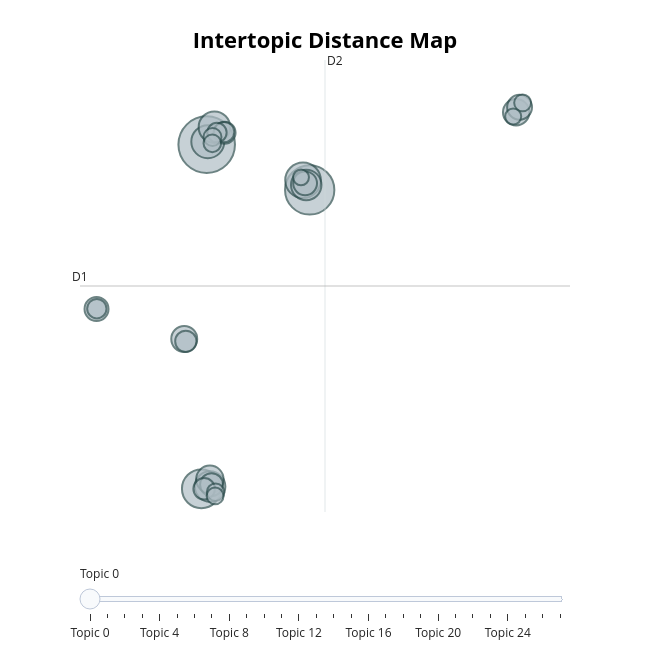

Write notebook code for a chart like this one.
### Code cell
# Retrieve summary information of all topics
# (including topic id and document counts)
# 4. save results
df["bertopic_topic"] = topics
df["bertopic_prob"] = [p.max() if p is not None and len(p) > 0 else np.nan for p in probs]

# 5.topic info
topic_info = topic_model.get_topic_info()
# print(topic_info.head(15))
for topic_id in topic_info["Topic"].head(10):
    print(f"\n===== Topic {topic_id} =====")
    print(topic_model.get_topic(topic_id))
    
# 5b. visualize topics
# Each circle represents a topic:
# - circle size: number of documents in the topic (importance)
# - distance between circles: semantic difference between topics
fig_topics = topic_model.visualize_topics()
fig_topics
# The extracted topics show clear semantic structure, for example:
# - Topic 0: Reinforcement Learning
# - Topic 1: Graph Neural Networks
# - Topic 5: Deep Neural Networks
# - Topic 6: Multi-armed Bandits
# - Topic 7: Generative Models (GANs)
# - Topic 8: Federated Learning
#
# These topics align well with major research directions in modern machine learning,
# indicating that BERTopic effectively captures semantic topics.

# Topic -1 represents outliers (documents not assigned to any clear topic).
# Its keywords are usually generic (data, model, method),
# indicating a lack of specific thematic focus.


# Compared to LDA, BERTopic produces more specific and semantically coherent topics,
# as it is based on embeddings rather than word frequency.

### Figure 1 — Plotly figure (JSON) as saved in the notebook; plotly's stock layout.template omitted (floating-point values rounded to 4 significant figures)
{"data": [{"customdata": [[0, "policy | reinforcement | reinforcement learning | rl | learning", 694], [1, "graph | graphs | node | gnns | nodes", 527], [2, "patients | data | disease | clinical | patient", 327], [3, "networks | neural | neural networks | deep | network", 275], [4, "regret | bandit | arms | arm | reward", 236], [5, "federated | privacy | federated learning | fl | clients", 215], [6, "generative | gan | gans | latent | data", 203], [7, "nas | search | neural | architecture | hardware", 201], [8, "adversarial | attacks | robustness | adversarial examples | examples", 164], [9, "ensemble | classification | classifiers | decision | trees", 151], [10, "detection | anomaly | anomaly detection | data | anomalies", 146], [11, "label | labels | multi label | multi | classification", 134], [12, "traffic | spatial | temporal | prediction | data", 125], [13, "physics | equations | neural | differential | model", 123], [14, "domain | target | source | adaptation | domain adaptation", 114], [15, "clustering | means | clusters | algorithm | cluster", 105], [16, "explanations | model | counterfactual | models | explanation", 101], [17, "time series | series | time | series classification | classification", 98], [18, "matrix | kernel | factorization | rank | low rank", 89], [19, "stochastic | convergence | optimization | convex | gradient", 82], [20, "energy | forecasting | load | lstm | weather", 81], [21, "regret | online | bounds | algorithm | algorithms", 70], [22, "complexity | dimension | log | bounds | class", 67], [23, "meta | meta learning | shot | tasks | task", 67], [24, "continual | continual learning | forgetting | tasks | learning", 62], [25, "active | active learning | learning | al | data", 62], [26, "svm | margin | support | support vector | svms", 56], [27, "recurrent | recurrent neural | long | rnn | networks", 55]], "hovertemplate": "<b>Topic %{customdata[0]}</b><br>%{customdata[1]}<br>Size: %{customdata[2]}", "legendgroup": "", "marker": {"color": "#B0BEC5", "line": {"color": "DarkSlateGrey", "width": 2}, "size": [694, 527, 327, 275, 236, 215, 203, 201, 164, 151, 146, 134, 125, 123, 114, 105, 101, 98, 89, 82, 81, 70, 67, 67, 62, 62, 56, 55], "sizemode": "area", "sizeref": 0.4338, "symbol": "circle"}, "mode": "markers", "name": "", "orientation": "v", "showlegend": false, "type": "scatter", "x": [-0.002801, 8.292, -0.4314, 7.754, 0.08662, 0.6179, 0.2688, 8.011, 0.253, 24.92, -1.81, 25.19, -8.873, 7.923, 0.3875, 1.437, -0.2075, -1.684, 1.402, 0.823, -8.849, 0.4639, 0.451, 0.7114, 0.6735, 25.44, 24.68, 7.591], "xaxis": "x", "y": [13.58, 11.06, -5.573, 11.6, 13.74, 14.55, -5.446, 11.34, -5.048, 15.39, 2.764, 15.66, 4.437, 11.43, -5.341, 14.25, -5.573, 2.634, 14.28, 14.25, 4.448, 14.01, 13.65, -5.761, -5.969, 15.91, 15.15, 11.76], "yaxis": "y"}], "layout": {"annotations": [{"showarrow": false, "text": "D1", "x": -10.2, "y": 5.714, "yshift": 10}, {"showarrow": false, "text": "D2", "x": 9.524, "xshift": 10, "y": 18.29}], "height": 650, "hoverlabel": {"bgcolor": "white", "font": {"family": "Rockwell", "size": 16}}, "legend": {"itemsizing": "constant", "tracegroupgap": 0}, "margin": {"t": 60}, "shapes": [{"line": {"color": "#CFD8DC", "width": 2}, "type": "line", "x0": 9.524, "x1": 9.524, "y0": -6.864, "y1": 18.29}, {"line": {"color": "#9E9E9E", "width": 2}, "type": "line", "x0": -10.2, "x1": 29.25, "y0": 5.714, "y1": 5.714}], "sliders": [{"active": 0, "pad": {"t": 50}, "steps": [{"args": [{"marker.color": [["red", "#B0BEC5", "#B0BEC5", "#B0BEC5", "#B0BEC5", "#B0BEC5", "#B0BEC5", "#B0BEC5", "#B0BEC5", "#B0BEC5", "#B0BEC5", "#B0BEC5", "#B0BEC5", "#B0BEC5", "#B0BEC5", "#B0BEC5", "#B0BEC5", "#B0BEC5", "#B0BEC5", "#B0BEC5", "#B0BEC5", "#B0BEC5", "#B0BEC5", "#B0BEC5", "#B0BEC5", "#B0BEC5", "#B0BEC5", "#B0BEC5"]]}], "label": "Topic 0", "method": "update"}, {"args": [{"marker.color": [["#B0BEC5", "red", "#B0BEC5", "#B0BEC5", "#B0BEC5", "#B0BEC5", "#B0BEC5", "#B0BEC5", "#B0BEC5", "#B0BEC5", "#B0BEC5", "#B0BEC5", "#B0BEC5", "#B0BEC5", "#B0BEC5", "#B0BEC5", "#B0BEC5", "#B0BEC5", "#B0BEC5", "#B0BEC5", "#B0BEC5", "#B0BEC5", "#B0BEC5", "#B0BEC5", "#B0BEC5", "#B0BEC5", "#B0BEC5", "#B0BEC5"]]}], "label": "Topic 1", "method": "update"}, {"args": [{"marker.color": [["#B0BEC5", "#B0BEC5", "red", "#B0BEC5", "#B0BEC5", "#B0BEC5", "#B0BEC5", "#B0BEC5", "#B0BEC5", "#B0BEC5", "#B0BEC5", "#B0BEC5", "#B0BEC5", "#B0BEC5", "#B0BEC5", "#B0BEC5", "#B0BEC5", "#B0BEC5", "#B0BEC5", "#B0BEC5", "#B0BEC5", "#B0BEC5", "#B0BEC5", "#B0BEC5", "#B0BEC5", "#B0BEC5", "#B0BEC5", "#B0BEC5"]]}], "label": "Topic 2", "method": "update"}, {"args": [{"marker.color": [["#B0BEC5", "#B0BEC5", "#B0BEC5", "red", "#B0BEC5", "#B0BEC5", "#B0BEC5", "#B0BEC5", "#B0BEC5", "#B0BEC5", "#B0BEC5", "#B0BEC5", "#B0BEC5", "#B0BEC5", "#B0BEC5", "#B0BEC5", "#B0BEC5", "#B0BEC5", "#B0BEC5", "#B0BEC5", "#B0BEC5", "#B0BEC5", "#B0BEC5", "#B0BEC5", "#B0BEC5", "#B0BEC5", "#B0BEC5", "#B0BEC5"]]}], "label": "Topic 3", "method": "update"}, {"args": [{"marker.color": [["#B0BEC5", "#B0BEC5", "#B0BEC5", "#B0BEC5", "red", "#B0BEC5", "#B0BEC5", "#B0BEC5", "#B0BEC5", "#B0BEC5", "#B0BEC5", "#B0BEC5", "#B0BEC5", "#B0BEC5", "#B0BEC5", "#B0BEC5", "#B0BEC5", "#B0BEC5", "#B0BEC5", "#B0BEC5", "#B0BEC5", "#B0BEC5", "#B0BEC5", "#B0BEC5", "#B0BEC5", "#B0BEC5", "#B0BEC5", "#B0BEC5"]]}], "label": "Topic 4", "method": "update"}, {"args": [{"marker.color": [["#B0BEC5", "#B0BEC5", "#B0BEC5", "#B0BEC5", "#B0BEC5", "red", "#B0BEC5", "#B0BEC5", "#B0BEC5", "#B0BEC5", "#B0BEC5", "#B0BEC5", "#B0BEC5", "#B0BEC5", "#B0BEC5", "#B0BEC5", "#B0BEC5", "#B0BEC5", "#B0BEC5", "#B0BEC5", "#B0BEC5", "#B0BEC5", "#B0BEC5", "#B0BEC5", "#B0BEC5", "#B0BEC5", "#B0BEC5", "#B0BEC5"]]}], "label": "Topic 5", "method": "update"}, {"args": [{"marker.color": [["#B0BEC5", "#B0BEC5", "#B0BEC5", "#B0BEC5", "#B0BEC5", "#B0BEC5", "red", "#B0BEC5", "#B0BEC5", "#B0BEC5", "#B0BEC5", "#B0BEC5", "#B0BEC5", "#B0BEC5", "#B0BEC5", "#B0BEC5", "#B0BEC5", "#B0BEC5", "#B0BEC5", "#B0BEC5", "#B0BEC5", "#B0BEC5", "#B0BEC5", "#B0BEC5", "#B0BEC5", "#B0BEC5", "#B0BEC5", "#B0BEC5"]]}], "label": "Topic 6", "method": "update"}, {"args": [{"marker.color": [["#B0BEC5", "#B0BEC5", "#B0BEC5", "#B0BEC5", "#B0BEC5", "#B0BEC5", "#B0BEC5", "red", "#B0BEC5", "#B0BEC5", "#B0BEC5", "#B0BEC5", "#B0BEC5", "#B0BEC5", "#B0BEC5", "#B0BEC5", "#B0BEC5", "#B0BEC5", "#B0BEC5", "#B0BEC5", "#B0BEC5", "#B0BEC5", "#B0BEC5", "#B0BEC5", "#B0BEC5", "#B0BEC5", "#B0BEC5", "#B0BEC5"]]}], "label": "Topic 7", "method": "update"}, {"args": [{"marker.color": [["#B0BEC5", "#B0BEC5", "#B0BEC5", "#B0BEC5", "#B0BEC5", "#B0BEC5", "#B0BEC5", "#B0BEC5", "red", "#B0BEC5", "#B0BEC5", "#B0BEC5", "#B0BEC5", "#B0BEC5", "#B0BEC5", "#B0BEC5", "#B0BEC5", "#B0BEC5", "#B0BEC5", "#B0BEC5", "#B0BEC5", "#B0BEC5", "#B0BEC5", "#B0BEC5", "#B0BEC5", "#B0BEC5", "#B0BEC5", "#B0BEC5"]]}], "label": "Topic 8", "method": "update"}, {"args": [{"marker.color": [["#B0BEC5", "#B0BEC5", "#B0BEC5", "#B0BEC5", "#B0BEC5", "#B0BEC5", "#B0BEC5", "#B0BEC5", "#B0BEC5", "red", "#B0BEC5", "#B0BEC5", "#B0BEC5", "#B0BEC5", "#B0BEC5", "#B0BEC5", "#B0BEC5", "#B0BEC5", "#B0BEC5", "#B0BEC5", "#B0BEC5", "#B0BEC5", "#B0BEC5", "#B0BEC5", "#B0BEC5", "#B0BEC5", "#B0BEC5", "#B0BEC5"]]}], "label": "Topic 9", "method": "update"}, {"args": [{"marker.color": [["#B0BEC5", "#B0BEC5", "#B0BEC5", "#B0BEC5", "#B0BEC5", "#B0BEC5", "#B0BEC5", "#B0BEC5", "#B0BEC5", "#B0BEC5", "red", "#B0BEC5", "#B0BEC5", "#B0BEC5", "#B0BEC5", "#B0BEC5", "#B0BEC5", "#B0BEC5", "#B0BEC5", "#B0BEC5", "#B0BEC5", "#B0BEC5", "#B0BEC5", "#B0BEC5", "#B0BEC5", "#B0BEC5", "#B0BEC5", "#B0BEC5"]]}], "label": "Topic 10", "method": "update"}, {"args": [{"marker.color": [["#B0BEC5", "#B0BEC5", "#B0BEC5", "#B0BEC5", "#B0BEC5", "#B0BEC5", "#B0BEC5", "#B0BEC5", "#B0BEC5", "#B0BEC5", "#B0BEC5", "red", "#B0BEC5", "#B0BEC5", "#B0BEC5", "#B0BEC5", "#B0BEC5", "#B0BEC5", "#B0BEC5", "#B0BEC5", "#B0BEC5", "#B0BEC5", "#B0BEC5", "#B0BEC5", "#B0BEC5", "#B0BEC5", "#B0BEC5", "#B0BEC5"]]}], "label": "Topic 11", "method": "update"}, {"args": [{"marker.color": [["#B0BEC5", "#B0BEC5", "#B0BEC5", "#B0BEC5", "#B0BEC5", "#B0BEC5", "#B0BEC5", "#B0BEC5", "#B0BEC5", "#B0BEC5", "#B0BEC5", "#B0BEC5", "red", "#B0BEC5", "#B0BEC5", "#B0BEC5", "#B0BEC5", "#B0BEC5", "#B0BEC5", "#B0BEC5", "#B0BEC5", "#B0BEC5", "#B0BEC5", "#B0BEC5", "#B0BEC5", "#B0BEC5", "#B0BEC5", "#B0BEC5"]]}], "label": "Topic 12", "method": "update"}, {"args": [{"marker.color": [["#B0BEC5", "#B0BEC5", "#B0BEC5", "#B0BEC5", "#B0BEC5", "#B0BEC5", "#B0BEC5", "#B0BEC5", "#B0BEC5", "#B0BEC5", "#B0BEC5", "#B0BEC5", "#B0BEC5", "red", "#B0BEC5", "#B0BEC5", "#B0BEC5", "#B0BEC5", "#B0BEC5", "#B0BEC5", "#B0BEC5", "#B0BEC5", "#B0BEC5", "#B0BEC5", "#B0BEC5", "#B0BEC5", "#B0BEC5", "#B0BEC5"]]}], "label": "Topic 13", "method": "update"}, {"args": [{"marker.color": [["#B0BEC5", "#B0BEC5", "#B0BEC5", "#B0BEC5", "#B0BEC5", "#B0BEC5", "#B0BEC5", "#B0BEC5", "#B0BEC5", "#B0BEC5", "#B0BEC5", "#B0BEC5", "#B0BEC5", "#B0BEC5", "red", "#B0BEC5", "#B0BEC5", "#B0BEC5", "#B0BEC5", "#B0BEC5", "#B0BEC5", "#B0BEC5", "#B0BEC5", "#B0BEC5", "#B0BEC5", "#B0BEC5", "#B0BEC5", "#B0BEC5"]]}], "label": "Topic 14", "method": "update"}, {"args": [{"marker.color": [["#B0BEC5", "#B0BEC5", "#B0BEC5", "#B0BEC5", "#B0BEC5", "#B0BEC5", "#B0BEC5", "#B0BEC5", "#B0BEC5", "#B0BEC5", "#B0BEC5", "#B0BEC5", "#B0BEC5", "#B0BEC5", "#B0BEC5", "red", "#B0BEC5", "#B0BEC5", "#B0BEC5", "#B0BEC5", "#B0BEC5", "#B0BEC5", "#B0BEC5", "#B0BEC5", "#B0BEC5", "#B0BEC5", "#B0BEC5", "#B0BEC5"]]}], "label": "Topic 15", "method": "update"}, {"args": [{"marker.color": [["#B0BEC5", "#B0BEC5", "#B0BEC5", "#B0BEC5", "#B0BEC5", "#B0BEC5", "#B0BEC5", "#B0BEC5", "#B0BEC5", "#B0BEC5", "#B0BEC5", "#B0BEC5", "#B0BEC5", "#B0BEC5", "#B0BEC5", "#B0BEC5", "red", "#B0BEC5", "#B0BEC5", "#B0BEC5", "#B0BEC5", "#B0BEC5", "#B0BEC5", "#B0BEC5", "#B0BEC5", "#B0BEC5", "#B0BEC5", "#B0BEC5"]]}], "label": "Topic 16", "method": "update"}, {"args": [{"marker.color": [["#B0BEC5", "#B0BEC5", "#B0BEC5", "#B0BEC5", "#B0BEC5", "#B0BEC5", "#B0BEC5", "#B0BEC5", "#B0BEC5", "#B0BEC5", "#B0BEC5", "#B0BEC5", "#B0BEC5", "#B0BEC5", "#B0BEC5", "#B0BEC5", "#B0BEC5", "red", "#B0BEC5", "#B0BEC5", "#B0BEC5", "#B0BEC5", "#B0BEC5", "#B0BEC5", "#B0BEC5", "#B0BEC5", "#B0BEC5", "#B0BEC5"]]}], "label": "Topic 17", "method": "update"}, {"args": [{"marker.color": [["#B0BEC5", "#B0BEC5", "#B0BEC5", "#B0BEC5", "#B0BEC5", "#B0BEC5", "#B0BEC5", "#B0BEC5", "#B0BEC5", "#B0BEC5", "#B0BEC5", "#B0BEC5", "#B0BEC5", "#B0BEC5", "#B0BEC5", "#B0BEC5", "#B0BEC5", "#B0BEC5", "red", "#B0BEC5", "#B0BEC5", "#B0BEC5", "#B0BEC5", "#B0BEC5", "#B0BEC5", "#B0BEC5", "#B0BEC5", "#B0BEC5"]]}], "label": "Topic 18", "method": "update"}, {"args": [{"marker.color": [["#B0BEC5", "#B0BEC5", "#B0BEC5", "#B0BEC5", "#B0BEC5", "#B0BEC5", "#B0BEC5", "#B0BEC5", "#B0BEC5", "#B0BEC5", "#B0BEC5", "#B0BEC5", "#B0BEC5", "#B0BEC5", "#B0BEC5", "#B0BEC5", "#B0BEC5", "#B0BEC5", "#B0BEC5", "red", "#B0BEC5", "#B0BEC5", "#B0BEC5", "#B0BEC5", "#B0BEC5", "#B0BEC5", "#B0BEC5", "#B0BEC5"]]}], "label": "Topic 19", "method": "update"}, {"args": [{"marker.color": [["#B0BEC5", "#B0BEC5", "#B0BEC5", "#B0BEC5", "#B0BEC5", "#B0BEC5", "#B0BEC5", "#B0BEC5", "#B0BEC5", "#B0BEC5", "#B0BEC5", "#B0BEC5", "#B0BEC5", "#B0BEC5", "#B0BEC5", "#B0BEC5", "#B0BEC5", "#B0BEC5", "#B0BEC5", "#B0BEC5", "red", "#B0BEC5", "#B0BEC5", "#B0BEC5", "#B0BEC5", "#B0BEC5", "#B0BEC5", "#B0BEC5"]]}], "label": "Topic 20", "method": "update"}, {"args": [{"marker.color": [["#B0BEC5", "#B0BEC5", "#B0BEC5", "#B0BEC5", "#B0BEC5", "#B0BEC5", "#B0BEC5", "#B0BEC5", "#B0BEC5", "#B0BEC5", "#B0BEC5", "#B0BEC5", "#B0BEC5", "#B0BEC5", "#B0BEC5", "#B0BEC5", "#B0BEC5", "#B0BEC5", "#B0BEC5", "#B0BEC5", "#B0BEC5", "red", "#B0BEC5", "#B0BEC5", "#B0BEC5", "#B0BEC5", "#B0BEC5", "#B0BEC5"]]}], "label": "Topic 21", "method": "update"}, {"args": [{"marker.color": [["#B0BEC5", "#B0BEC5", "#B0BEC5", "#B0BEC5", "#B0BEC5", "#B0BEC5", "#B0BEC5", "#B0BEC5", "#B0BEC5", "#B0BEC5", "#B0BEC5", "#B0BEC5", "#B0BEC5", "#B0BEC5", "#B0BEC5", "#B0BEC5", "#B0BEC5", "#B0BEC5", "#B0BEC5", "#B0BEC5", "#B0BEC5", "#B0BEC5", "red", "#B0BEC5", "#B0BEC5", "#B0BEC5", "#B0BEC5", "#B0BEC5"]]}], "label": "Topic 22", "method": "update"}, {"args": [{"marker.color": [["#B0BEC5", "#B0BEC5", "#B0BEC5", "#B0BEC5", "#B0BEC5", "#B0BEC5", "#B0BEC5", "#B0BEC5", "#B0BEC5", "#B0BEC5", "#B0BEC5", "#B0BEC5", "#B0BEC5", "#B0BEC5", "#B0BEC5", "#B0BEC5", "#B0BEC5", "#B0BEC5", "#B0BEC5", "#B0BEC5", "#B0BEC5", "#B0BEC5", "#B0BEC5", "red", "#B0BEC5", "#B0BEC5", "#B0BEC5", "#B0BEC5"]]}], "label": "Topic 23", "method": "update"}, {"args": [{"marker.color": [["#B0BEC5", "#B0BEC5", "#B0BEC5", "#B0BEC5", "#B0BEC5", "#B0BEC5", "#B0BEC5", "#B0BEC5", "#B0BEC5", "#B0BEC5", "#B0BEC5", "#B0BEC5", "#B0BEC5", "#B0BEC5", "#B0BEC5", "#B0BEC5", "#B0BEC5", "#B0BEC5", "#B0BEC5", "#B0BEC5", "#B0BEC5", "#B0BEC5", "#B0BEC5", "#B0BEC5", "red", "#B0BEC5", "#B0BEC5", "#B0BEC5"]]}], "label": "Topic 24", "method": "update"}, {"args": [{"marker.color": [["#B0BEC5", "#B0BEC5", "#B0BEC5", "#B0BEC5", "#B0BEC5", "#B0BEC5", "#B0BEC5", "#B0BEC5", "#B0BEC5", "#B0BEC5", "#B0BEC5", "#B0BEC5", "#B0BEC5", "#B0BEC5", "#B0BEC5", "#B0BEC5", "#B0BEC5", "#B0BEC5", "#B0BEC5", "#B0BEC5", "#B0BEC5", "#B0BEC5", "#B0BEC5", "#B0BEC5", "#B0BEC5", "red", "#B0BEC5", "#B0BEC5"]]}], "label": "Topic 25", "method": "update"}, {"args": [{"marker.color": [["#B0BEC5", "#B0BEC5", "#B0BEC5", "#B0BEC5", "#B0BEC5", "#B0BEC5", "#B0BEC5", "#B0BEC5", "#B0BEC5", "#B0BEC5", "#B0BEC5", "#B0BEC5", "#B0BEC5", "#B0BEC5", "#B0BEC5", "#B0BEC5", "#B0BEC5", "#B0BEC5", "#B0BEC5", "#B0BEC5", "#B0BEC5", "#B0BEC5", "#B0BEC5", "#B0BEC5", "#B0BEC5", "#B0BEC5", "red", "#B0BEC5"]]}], "label": "Topic 26", "method": "update"}, {"args": [{"marker.color": [["#B0BEC5", "#B0BEC5", "#B0BEC5", "#B0BEC5", "#B0BEC5", "#B0BEC5", "#B0BEC5", "#B0BEC5", "#B0BEC5", "#B0BEC5", "#B0BEC5", "#B0BEC5", "#B0BEC5", "#B0BEC5", "#B0BEC5", "#B0BEC5", "#B0BEC5", "#B0BEC5", "#B0BEC5", "#B0BEC5", "#B0BEC5", "#B0BEC5", "#B0BEC5", "#B0BEC5", "#B0BEC5", "#B0BEC5", "#B0BEC5", "red"]]}], "label": "Topic 27", "method": "update"}]}], "title": {"font": {"color": "Black", "size": 22}, "text": "<b>Intertopic Distance Map</b>", "x": 0.5, "xanchor": "center", "y": 0.95, "yanchor": "top"}, "width": 650, "xaxis": {"anchor": "y", "domain": [0, 1], "range": [-10.2, 29.25], "title": {"text": ""}, "visible": false}, "yaxis": {"anchor": "x", "domain": [0, 1], "range": [-6.864, 18.29], "title": {"text": ""}, "visible": false}}}
